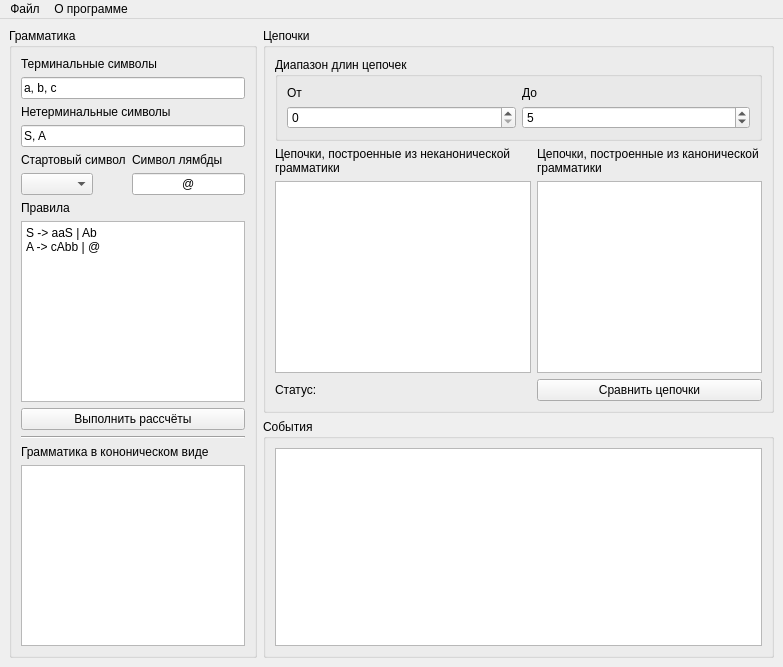
<?xml version="1.0" encoding="UTF-8"?>
<ui version="4.0">
 <class>course</class>
 <widget class="QMainWindow" name="course">
  <property name="geometry">
   <rect>
    <x>0</x>
    <y>0</y>
    <width>783</width>
    <height>667</height>
   </rect>
  </property>
  <property name="windowTitle">
   <string>course</string>
  </property>
  <widget class="QWidget" name="centrwidget">
   <layout class="QGridLayout" name="gridLayout_2">
    <item row="0" column="1">
     <widget class="QGroupBox" name="groupBox_3">
      <property name="title">
       <string>Цепочки</string>
      </property>
      <layout class="QFormLayout" name="formLayout">
       <item row="0" column="0" colspan="2">
        <widget class="QGroupBox" name="groupBox">
         <property name="title">
          <string>Диапазон длин цепочек</string>
         </property>
         <layout class="QGridLayout" name="gridLayout">
          <item row="1" column="0">
           <widget class="QSpinBox" name="spinBox_min_len"/>
          </item>
          <item row="0" column="1">
           <widget class="QLabel" name="label_4">
            <property name="text">
             <string>До</string>
            </property>
           </widget>
          </item>
          <item row="1" column="1">
           <widget class="QSpinBox" name="spinBox_max_len">
            <property name="value">
             <number>5</number>
            </property>
           </widget>
          </item>
          <item row="0" column="0">
           <widget class="QLabel" name="label_3">
            <property name="text">
             <string>От</string>
            </property>
           </widget>
          </item>
         </layout>
        </widget>
       </item>
       <item row="1" column="0">
        <widget class="QLabel" name="label_8">
         <property name="text">
          <string>Цепочки, построенные из неканонической грамматики</string>
         </property>
         <property name="wordWrap">
          <bool>true</bool>
         </property>
        </widget>
       </item>
       <item row="1" column="1">
        <widget class="QLabel" name="label_9">
         <property name="text">
          <string>Цепочки, построенные из канонической грамматики</string>
         </property>
         <property name="wordWrap">
          <bool>true</bool>
         </property>
        </widget>
       </item>
       <item row="2" column="0">
        <widget class="QPlainTextEdit" name="plainTextEdit_non_canon_chains"/>
       </item>
       <item row="2" column="1">
        <widget class="QPlainTextEdit" name="plainTextEdit_canon_chains"/>
       </item>
       <item row="3" column="1">
        <widget class="QPushButton" name="pushButton_compare_chains">
         <property name="text">
          <string>Сравнить цепочки</string>
         </property>
        </widget>
       </item>
       <item row="3" column="0">
        <widget class="QLabel" name="label_status">
         <property name="text">
          <string>Статус:</string>
         </property>
        </widget>
       </item>
      </layout>
     </widget>
    </item>
    <item row="1" column="1">
     <widget class="QGroupBox" name="groupBox_4">
      <property name="title">
       <string>События</string>
      </property>
      <layout class="QVBoxLayout" name="verticalLayout_4">
       <item>
        <widget class="QPlainTextEdit" name="plainTextEdit_actions">
         <property name="readOnly">
          <bool>true</bool>
         </property>
        </widget>
       </item>
      </layout>
     </widget>
    </item>
    <item row="0" column="0" rowspan="2">
     <widget class="QGroupBox" name="groupBox_2">
      <property name="title">
       <string>Грамматика</string>
      </property>
      <layout class="QVBoxLayout" name="verticalLayout">
       <item>
        <widget class="QLabel" name="label_2">
         <property name="text">
          <string>Терминальные символы</string>
         </property>
        </widget>
       </item>
       <item>
        <widget class="QLineEdit" name="lineEdit_terminals">
         <property name="text">
          <string>a, b, c</string>
         </property>
        </widget>
       </item>
       <item>
        <widget class="QLabel" name="label_5">
         <property name="text">
          <string>Нетерминальные символы</string>
         </property>
        </widget>
       </item>
       <item>
        <widget class="QLineEdit" name="lineEdit_non_terminals">
         <property name="text">
          <string>S, A</string>
         </property>
        </widget>
       </item>
       <item>
        <layout class="QFormLayout" name="formLayout_2">
         <item row="0" column="0">
          <widget class="QLabel" name="label_6">
           <property name="text">
            <string>Стартовый символ</string>
           </property>
          </widget>
         </item>
         <item row="0" column="1">
          <widget class="QLabel" name="label_7">
           <property name="text">
            <string>Символ лямбды</string>
           </property>
          </widget>
         </item>
         <item row="1" column="0">
          <widget class="QComboBox" name="comboBox_stars_sym"/>
         </item>
         <item row="1" column="1">
          <widget class="QLineEdit" name="lineEdit_lambda">
           <property name="text">
            <string>@</string>
           </property>
           <property name="maxLength">
            <number>1</number>
           </property>
           <property name="alignment">
            <set>Qt::AlignCenter</set>
           </property>
          </widget>
         </item>
        </layout>
       </item>
       <item>
        <widget class="QLabel" name="label">
         <property name="text">
          <string>Правила</string>
         </property>
        </widget>
       </item>
       <item>
        <widget class="QPlainTextEdit" name="rules">
         <property name="plainText">
          <string>S -&gt; aaS | Ab
A -&gt; cAbb | @</string>
         </property>
        </widget>
       </item>
       <item>
        <widget class="QPushButton" name="pushButton_claculate">
         <property name="text">
          <string>Выполнить рассчёты</string>
         </property>
        </widget>
       </item>
       <item>
        <widget class="Line" name="line">
         <property name="orientation">
          <enum>Qt::Horizontal</enum>
         </property>
        </widget>
       </item>
       <item>
        <widget class="QLabel" name="label_10">
         <property name="text">
          <string>Грамматика в кононическом виде</string>
         </property>
        </widget>
       </item>
       <item>
        <widget class="QPlainTextEdit" name="plainTextEdit_canon_grammar">
         <property name="readOnly">
          <bool>true</bool>
         </property>
        </widget>
       </item>
      </layout>
     </widget>
    </item>
   </layout>
  </widget>
  <widget class="QMenuBar" name="menubar">
   <property name="geometry">
    <rect>
     <x>0</x>
     <y>0</y>
     <width>783</width>
     <height>21</height>
    </rect>
   </property>
   <widget class="QMenu" name="menu">
    <property name="title">
     <string>Файл</string>
    </property>
    <addaction name="action_open"/>
    <addaction name="action_save"/>
   </widget>
   <widget class="QMenu" name="menu_2">
    <property name="title">
     <string>О программе</string>
    </property>
    <addaction name="action_help"/>
    <addaction name="action_author"/>
    <addaction name="action_theme"/>
   </widget>
   <addaction name="menu"/>
   <addaction name="menu_2"/>
  </widget>
  <action name="action_open">
   <property name="text">
    <string>Открыть</string>
   </property>
  </action>
  <action name="action_help">
   <property name="text">
    <string>Справка</string>
   </property>
  </action>
  <action name="action_author">
   <property name="text">
    <string>Автор</string>
   </property>
  </action>
  <action name="action_theme">
   <property name="text">
    <string>Тема</string>
   </property>
  </action>
  <action name="action_save">
   <property name="text">
    <string>Сохранить</string>
   </property>
  </action>
 </widget>
 <tabstops>
  <tabstop>lineEdit_terminals</tabstop>
  <tabstop>lineEdit_non_terminals</tabstop>
  <tabstop>comboBox_stars_sym</tabstop>
  <tabstop>rules</tabstop>
  <tabstop>spinBox_min_len</tabstop>
  <tabstop>spinBox_max_len</tabstop>
 </tabstops>
 <resources/>
 <connections/>
</ui>
